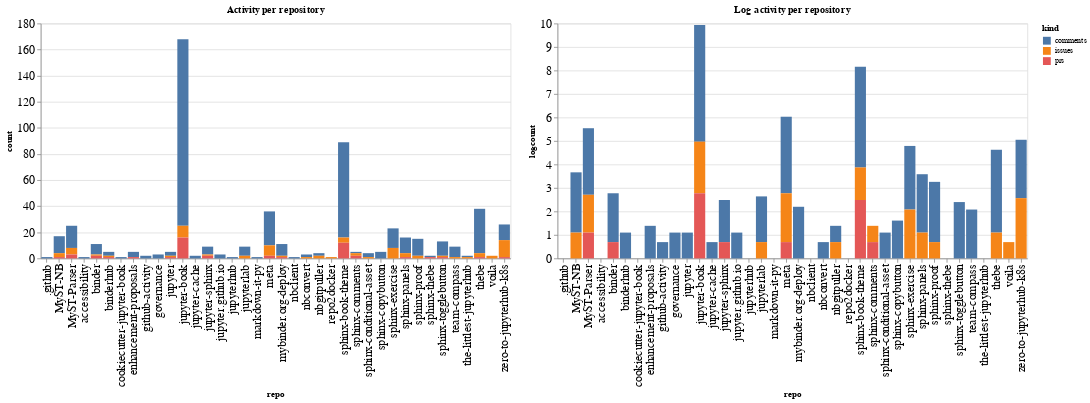

This figure's notebook cell:
### Code cell
ch1 = alt.Chart(repo_summaries, width=600, title="Activity per repository").mark_bar().encode(
    x='repo',
    y='count',
    color='kind',
    tooltip="kind"
)

ch2 = alt.Chart(repo_summaries, width=600, title="Log activity per repository").mark_bar().encode(
    x='repo',
    y='logcount',
    color='kind',
    tooltip="kind"
)

ch1 | ch2

### Figure 1 — Vega-Lite specification as saved in the notebook (floating-point values rounded to 4 significant figures)
{"config": {"axisLeft": {"labelFontSize": 15}, "axisBottom": {"labelFontSize": 15}}, "hconcat": [{"mark": "bar", "encoding": {"color": {"type": "nominal", "field": "kind"}, "tooltip": {"type": "nominal", "field": "kind"}, "x": {"type": "nominal", "field": "repo"}, "y": {"type": "quantitative", "field": "count"}}, "title": "Activity per repository", "width": 600}, {"mark": "bar", "encoding": {"color": {"type": "nominal", "field": "kind"}, "tooltip": {"type": "nominal", "field": "kind"}, "x": {"type": "nominal", "field": "repo"}, "y": {"type": "quantitative", "field": "logcount"}}, "title": "Log activity per repository", "width": 600}], "data": {"name": "data-482bdf8bd014dc15a7d5db9cc5120320"}, "$schema": "https://vega.github.io/schema/vega-lite/v4.8.1.json", "datasets": {"data-482bdf8bd014dc15a7d5db9cc5120320": [{"repo": ".github", "kind": "comments", "count": 1, "logcount": 0.0}, {"repo": "MyST-NB", "kind": "comments", "count": 13, "logcount": 2.565}, {"repo": "MyST-NB", "kind": "issues", "count": 3, "logcount": 1.099}, {"repo": "MyST-NB", "kind": "prs", "count": 1, "logcount": 0.0}, {"repo": "MyST-Parser", "kind": "comments", "count": 17, "logcount": 2.833}, {"repo": "MyST-Parser", "kind": "issues", "count": 5, "logcount": 1.609}, {"repo": "MyST-Parser", "kind": "prs", "count": 3, "logcount": 1.099}, {"repo": "accessibility", "kind": "comments", "count": 1, "logcount": 0.0}, {"repo": "binder", "kind": "comments", "count": 8, "logcount": 2.079}, {"repo": "binder", "kind": "issues", "count": 1, "logcount": 0.0}, {"repo": "binder", "kind": "prs", "count": 2, "logcount": 0.6931}, {"repo": "binderhub", "kind": "comments", "count": 3, "logcount": 1.099}, {"repo": "binderhub", "kind": "issues", "count": 1, "logcount": 0.0}, {"repo": "binderhub", "kind": "prs", "count": 1, "logcount": 0.0}, {"repo": "cookiecutter-jupyter-book", "kind": "comments", "count": 1, "logcount": 0.0}, {"repo": "enhancement-proposals", "kind": "comments", "count": 4, "logcount": 1.386}, {"repo": "enhancement-proposals", "kind": "prs", "count": 1, "logcount": 0.0}, {"repo": "github-activity", "kind": "comments", "count": 2, "logcount": 0.6931}, {"repo": "governance", "kind": "comments", "count": 3, "logcount": 1.099}, {"repo": "jupyter", "kind": "comments", "count": 3, "logcount": 1.099}, {"repo": "jupyter", "kind": "issues", "count": 1, "logcount": 0.0}, {"repo": "jupyter", "kind": "prs", "count": 1, "logcount": 0.0}, {"repo": "jupyter-book", "kind": "comments", "count": 143, "logcount": 4.963}, {"repo": "jupyter-book", "kind": "issues", "count": 9, "logcount": 2.197}, {"repo": "jupyter-book", "kind": "prs", "count": 16, "logcount": 2.773}, {"repo": "jupyter-cache", "kind": "comments", "count": 2, "logcount": 0.6931}, {"repo": "jupyter-sphinx", "kind": "comments", "count": 6, "logcount": 1.792}, {"repo": "jupyter-sphinx", "kind": "issues", "count": 1, "logcount": 0.0}, {"repo": "jupyter-sphinx", "kind": "prs", "count": 2, "logcount": 0.6931}, {"repo": "jupyter.github.io", "kind": "comments", "count": 3, "logcount": 1.099}, {"repo": "jupyterhub", "kind": "comments", "count": 1, "logcount": 0.0}, {"repo": "jupyterlab", "kind": "comments", "count": 7, "logcount": 1.946}, {"repo": "jupyterlab", "kind": "issues", "count": 2, "logcount": 0.6931}, {"repo": "markdown-it-py", "kind": "comments", "count": 1, "logcount": 0.0}, {"repo": "meta", "kind": "comments", "count": 26, "logcount": 3.258}, {"repo": "meta", "kind": "issues", "count": 8, "logcount": 2.079}, {"repo": "meta", "kind": "prs", "count": 2, "logcount": 0.6931}, {"repo": "mybinder.org-deploy", "kind": "comments", "count": 9, "logcount": 2.197}, {"repo": "mybinder.org-deploy", "kind": "issues", "count": 1, "logcount": 0.0}, {"repo": "mybinder.org-deploy", "kind": "prs", "count": 1, "logcount": 0.0}, {"repo": "nbclient", "kind": "comments", "count": 1, "logcount": 0.0}, {"repo": "nbconvert", "kind": "comments", "count": 2, "logcount": 0.6931}, {"repo": "nbconvert", "kind": "issues", "count": 1, "logcount": 0.0}, {"repo": "nbgitpuller", "kind": "comments", "count": 2, "logcount": 0.6931}, {"repo": "nbgitpuller", "kind": "issues", "count": 2, "logcount": 0.6931}, {"repo": "repo2docker", "kind": "issues", "count": 1, "logcount": 0.0}, {"repo": "sphinx-book-theme", "kind": "comments", "count": 73, "logcount": 4.29}, {"repo": "sphinx-book-theme", "kind": "issues", "count": 4, "logcount": 1.386}, {"repo": "sphinx-book-theme", "kind": "prs", "count": 12, "logcount": 2.485}, {"repo": "sphinx-comments", "kind": "comments", "count": 1, "logcount": 0.0}, {"repo": "sphinx-comments", "kind": "issues", "count": 2, "logcount": 0.6931}, {"repo": "sphinx-comments", "kind": "prs", "count": 2, "logcount": 0.6931}, {"repo": "sphinx-conditional-asset", "kind": "comments", "count": 3, "logcount": 1.099}, {"repo": "sphinx-conditional-asset", "kind": "issues", "count": 1, "logcount": 0.0}, {"repo": "sphinx-copybutton", "kind": "comments", "count": 5, "logcount": 1.609}, {"repo": "sphinx-exercise", "kind": "comments", "count": 15, "logcount": 2.708}, {"repo": "sphinx-exercise", "kind": "issues", "count": 8, "logcount": 2.079}, {"repo": "sphinx-panels", "kind": "comments", "count": 12, "logcount": 2.485}, {"repo": "sphinx-panels", "kind": "issues", "count": 3, "logcount": 1.099}, {"repo": "sphinx-panels", "kind": "prs", "count": 1, "logcount": 0.0}, {"repo": "sphinx-proof", "kind": "comments", "count": 13, "logcount": 2.565}, {"repo": "sphinx-proof", "kind": "issues", "count": 2, "logcount": 0.6931}, {"repo": "sphinx-thebe", "kind": "comments", "count": 1, "logcount": 0.0}, {"repo": "sphinx-thebe", "kind": "prs", "count": 1, "logcount": 0.0}, {"repo": "sphinx-togglebutton", "kind": "comments", "count": 11, "logcount": 2.398}, {"repo": "sphinx-togglebutton", "kind": "issues", "count": 1, "logcount": 0.0}, {"repo": "sphinx-togglebutton", "kind": "prs", "count": 1, "logcount": 0.0}, {"repo": "team-compass", "kind": "comments", "count": 8, "logcount": 2.079}, {"repo": "team-compass", "kind": "issues", "count": 1, "logcount": 0.0}, {"repo": "the-littlest-jupyterhub", "kind": "comments", "count": 1, "logcount": 0.0}, {"repo": "the-littlest-jupyterhub", "kind": "issues", "count": 1, "logcount": 0.0}, {"repo": "thebe", "kind": "comments", "count": 34, "logcount": 3.526}, {"repo": "thebe", "kind": "issues", "count": 3, "logcount": 1.099}, {"repo": "thebe", "kind": "prs", "count": 1, "logcount": 0.0}, {"repo": "voila", "kind": "issues", "count": 2, "logcount": 0.6931}, {"repo": "zero-to-jupyterhub-k8s", "kind": "comments", "count": 12, "logcount": 2.485}, {"repo": "zero-to-jupyterhub-k8s", "kind": "issues", "count": 13, "logcount": 2.565}, {"repo": "zero-to-jupyterhub-k8s", "kind": "prs", "count": 1, "logcount": 0.0}]}}
